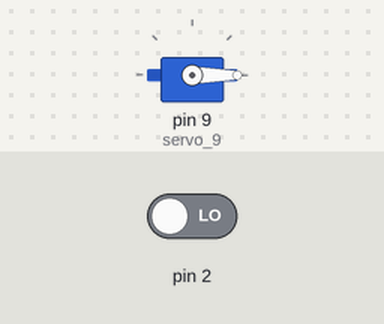
This sketch was run on a simulated Arduino Uno, built with avr-gcc and run on an emulated ATmega328P. Parts: servo. Inputs (shaded band) come from the test bench; at power-on: pin 2 LOW.

Above: at 1.2 s.
1.3 s: pin 2 driven HIGH
At 2.31 s:
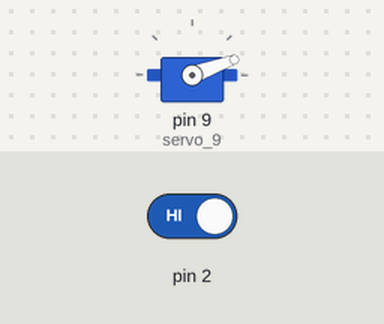
At 3.31 s:
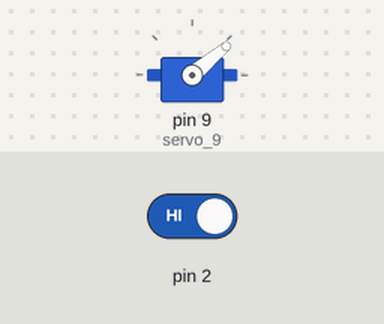
10.3 s: pin 2 driven LOW
At 11.4 s:
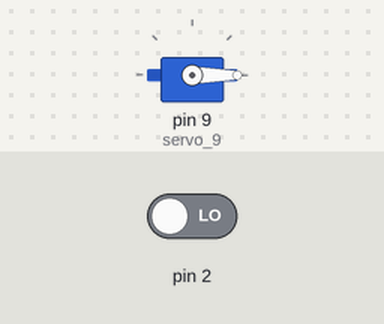
Timing chart, 0 to 13.3 s (numbered marks = the images above; inputs shaded):
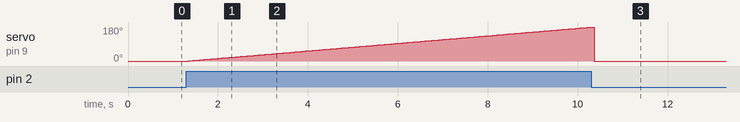

Measured:
- after the input at 1.3 s, servo on pin 9 (servo_9): moves from 0° to 179° over 8.9 s, starting after 0.05 s
- after the input at 10.3 s, servo on pin 9 (servo_9): goes on until 10.4 s, then stays 0°

The sketch:

Actuator.ino
```cpp
/*
  Button control Servo
*/

#include <Servo.h>

int pos = 0;

int ButtonState = 0;

int i = 0;

int angle = 0;

Servo servo_9;

void setup()
{
  servo_9.attach(9, 500, 2500);

  pinMode(9, INPUT);
  pinMode(2, INPUT);
}

void loop()
{
  angle = servo_9.read();
  pos = digitalRead(9);
  ButtonState = digitalRead(2);
  if (ButtonState == HIGH) {
    for (pos = 0; pos <= 180; pos += 1) {
      // tell servo to go to position in variable 'pos'
      servo_9.write(pos);
      delay(50); // Wait for 50 millisecond(s)
    }
    for (pos = 0; pos >= 180; pos -= 0.1) {
      // tell servo to go to position in variable 'pos'
      servo_9.write(pos);
      delay(50); // Wait for 50 millisecond(s)
    }
  } else {
    if (ButtonState == LOW) {
      angle = 0;
      servo_9.write(angle);
      delay(1); // Wait for 1 millisecond(s)
    }
  }
}
```
